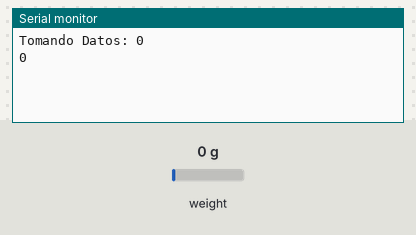
Bench run of a sketch on a simulated Arduino Uno, built with avr-gcc and run on an emulated ATmega328P. Parts: the last lines printed to the serial monitor. The test bench sets the inputs (shaded band); at power-on: weight on the scale 0 g.

Above: at 2.0 s.
2.1 s: weight on the scale set to 100 g
At 3.2 s:
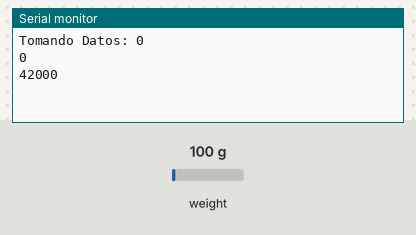
3.6 s: weight on the scale set to 1250 g
At 5.1 s:
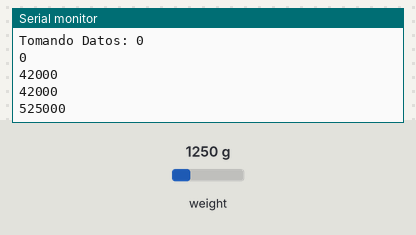
Timing chart, 0 to 6.6 s (numbered marks = the images above; inputs shaded):
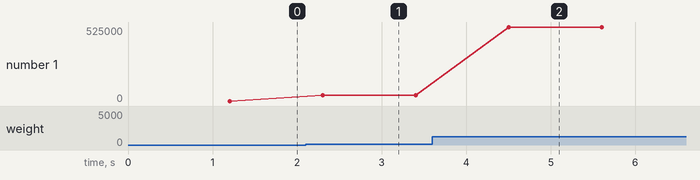

Measured:
- after the input at 2.1 s, the serial monitor: prints a new line after 0.20 s (image 1)
- after the input at 3.6 s, the serial monitor: prints a new line after 0.90 s (image 2)
- plotted number 1: 0 → 42000 after the input at 2.1 s, 42000 → 525000 after the input at 3.6 s

The sketch:

sketch_may14b.ino
```cpp
//Incluir Librerias
#include "HX711.h"

//Declarar variables
const int Dout_Pin = A0;
const int Sck_Pin = A1;

// Inicializar la celda de carga
HX711 reservorio;

void setup() {
    // Paso 4
    Serial.begin(9600);
    reservorio.begin(Dout_Pin, Sck_Pin);
    Serial.print("Tomando Datos: ");
}

void loop() {

    // Lectura de la celda de carga
    if (reservorio.is_ready()) {
        long lectura = reservorio.read();
        Serial.println(lectura);
    } else if(Serial.read()=="Tara"){
    reservorio.tare(10);
    } else if(Serial.read()=="Calibracion"){
    reservorio.read();
    reservorio.set_scale();
    reservorio.tare(20);
    }else {
    Serial.println("Error");
    }

        delay(1000);
    }
```
